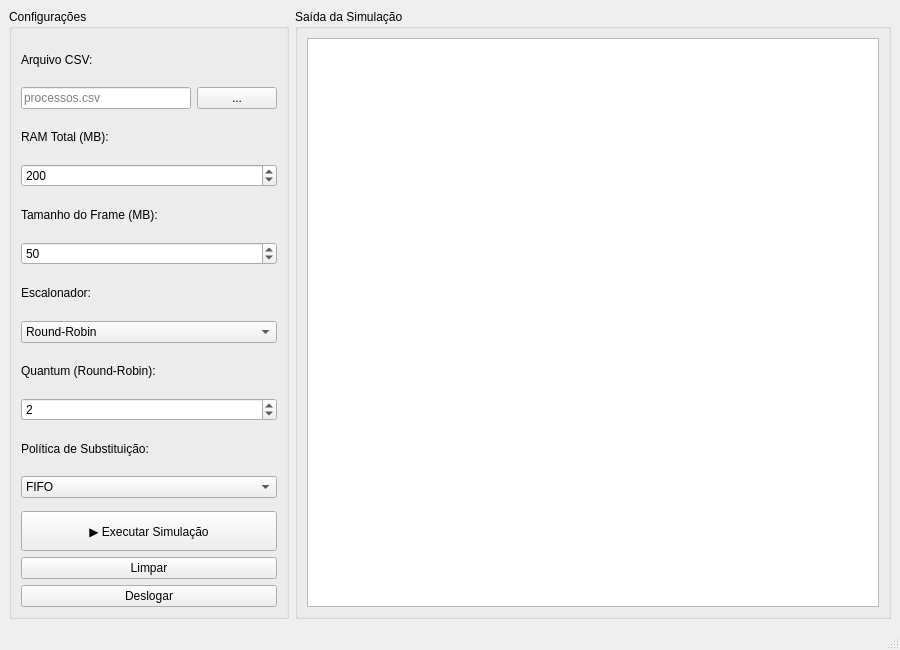
<?xml version="1.0" encoding="UTF-8"?>
<ui version="4.0">
 <class>MainWindow</class>
 <widget class="QMainWindow" name="MainWindow">
  <property name="geometry">
   <rect>
    <x>0</x>
    <y>0</y>
    <width>900</width>
    <height>650</height>
   </rect>
  </property>
  <property name="windowTitle">
   <string>Simulador de SO</string>
  </property>
  <widget class="QWidget" name="centralwidget">
   <layout class="QHBoxLayout" name="horizontalLayout">
    <item>
     <widget class="QGroupBox" name="groupBox">
      <property name="maximumSize">
       <size>
        <width>280</width>
        <height>16777215</height>
       </size>
      </property>
      <property name="title">
       <string>Configurações</string>
      </property>
      <layout class="QVBoxLayout" name="verticalLayout">
       <item>
        <widget class="QLabel" name="labelCSV">
         <property name="text">
          <string>Arquivo CSV:</string>
         </property>
        </widget>
       </item>
       <item>
        <layout class="QHBoxLayout" name="csvLayout">
         <item>
          <widget class="QLineEdit" name="lineEditCSV">
           <property name="placeholderText">
            <string>processos.csv</string>
           </property>
          </widget>
         </item>
         <item>
          <widget class="QPushButton" name="btnBrowse">
           <property name="text">
            <string>...</string>
           </property>
          </widget>
         </item>
        </layout>
       </item>
       <item>
        <widget class="QLabel" name="labelRAM">
         <property name="text">
          <string>RAM Total (MB):</string>
         </property>
        </widget>
       </item>
       <item>
        <widget class="QSpinBox" name="spinRAM">
         <property name="minimum">
          <number>64</number>
         </property>
         <property name="maximum">
          <number>65536</number>
         </property>
         <property name="value">
          <number>200</number>
         </property>
        </widget>
       </item>
       <item>
        <widget class="QLabel" name="labelFrame">
         <property name="text">
          <string>Tamanho do Frame (MB):</string>
         </property>
        </widget>
       </item>
       <item>
        <widget class="QSpinBox" name="spinFrame">
         <property name="minimum">
          <number>1</number>
         </property>
         <property name="maximum">
          <number>1024</number>
         </property>
         <property name="value">
          <number>50</number>
         </property>
        </widget>
       </item>
       <item>
        <widget class="QLabel" name="labelEscalonador">
         <property name="text">
          <string>Escalonador:</string>
         </property>
        </widget>
       </item>
       <item>
        <widget class="QComboBox" name="comboEscalonador">
         <item>
          <property name="text">
           <string>Round-Robin</string>
          </property>
         </item>
         <item>
          <property name="text">
           <string>SJF Preemptivo</string>
          </property>
         </item>
         <item>
          <property name="text">
           <string>Prioridade Preemptiva</string>
          </property>
         </item>
        </widget>
       </item>
       <item>
        <widget class="QLabel" name="labelQuantum">
         <property name="text">
          <string>Quantum (Round-Robin):</string>
         </property>
        </widget>
       </item>
       <item>
        <widget class="QSpinBox" name="spinQuantum">
         <property name="minimum">
          <number>1</number>
         </property>
         <property name="maximum">
          <number>100</number>
         </property>
         <property name="value">
          <number>2</number>
         </property>
        </widget>
       </item>
       <item>
        <widget class="QLabel" name="labelPolitica">
         <property name="text">
          <string>Política de Substituição:</string>
         </property>
        </widget>
       </item>
       <item>
        <widget class="QComboBox" name="comboPolitica">
         <item>
          <property name="text">
           <string>FIFO</string>
          </property>
         </item>
         <item>
          <property name="text">
           <string>LRU</string>
          </property>
         </item>
         <item>
          <property name="text">
           <string>Ótimo</string>
          </property>
         </item>
        </widget>
       </item>
       <item>
        <spacer name="verticalSpacer">
         <property name="orientation">
          <enum>Qt::Vertical</enum>
         </property>
        </spacer>
       </item>
       <item>
        <widget class="QPushButton" name="btnExecutar">
         <property name="text">
          <string>▶ Executar Simulação</string>
         </property>
         <property name="minimumSize">
          <size>
           <width>0</width>
           <height>40</height>
          </size>
         </property>
        </widget>
       </item>
       <item>
        <widget class="QPushButton" name="btnLimpar">
         <property name="text">
          <string>Limpar</string>
         </property>
        </widget>
       </item>
       <item>
        <widget class="QPushButton" name="btnSair">
 	 <property name="text">
  	  <string>Deslogar</string>
 	 </property>
	</widget>
       </item>
      </layout>
     </widget>
    </item>
    <item>
     <widget class="QGroupBox" name="groupBoxSaida">
      <property name="title">
       <string>Saída da Simulação</string>
      </property>
      <layout class="QVBoxLayout" name="verticalLayout2">
       <item>
        <widget class="QTextEdit" name="textOutput">
         <property name="readOnly">
          <bool>true</bool>
         </property>
         <property name="font">
          <font>
           <family>Courier New</family>
           <pointsize>11</pointsize>
          </font>
         </property>
        </widget>
       </item>
      </layout>
     </widget>
    </item>
   </layout>
  </widget>
  <widget class="QMenuBar" name="menubar">
   <property name="geometry">
    <rect>
     <x>0</x>
     <y>0</y>
     <width>900</width>
     <height>24</height>
    </rect>
   </property>
  </widget>
  <widget class="QStatusBar" name="statusbar"/>
 </widget>
 <resources/>
 <connections/>
</ui>
